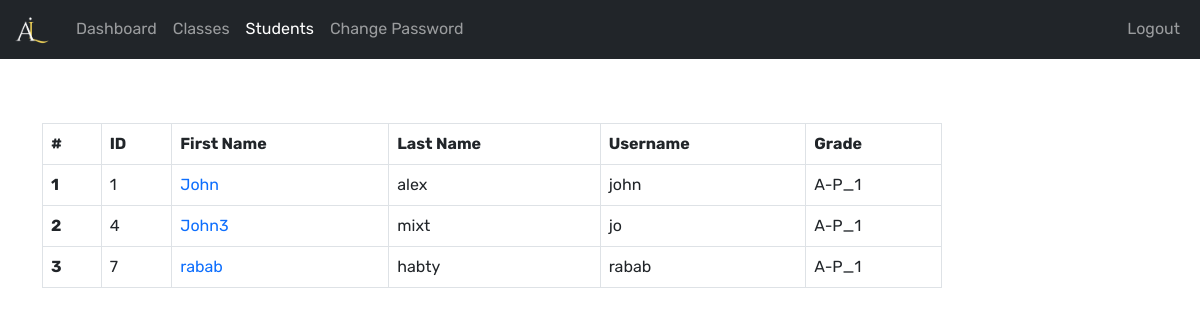
Screenshot of /Teacher/students_of_class.php?class_id=1 (signed in) with the database file from the repository.
### tables this page shows
CREATE TABLE IF NOT EXISTS `students` (
  `student_id` int(11) NOT NULL AUTO_INCREMENT,
  `username` varchar(127) NOT NULL,
  `password` varchar(255) NOT NULL,
  `fname` varchar(127) NOT NULL,
  `lname` varchar(255) NOT NULL,
  `grade` int(11) NOT NULL,
  `section` int(11) NOT NULL,
  `address` varchar(31) NOT NULL,
  `gender` varchar(7) NOT NULL,
  `email_address` varchar(255) NOT NULL,
  `date_of_birth` date NOT NULL,
  `date_of_joined` timestamp NULL DEFAULT current_timestamp(),
  `parent_fname` varchar(127) NOT NULL,
  `parent_lname` varchar(127) NOT NULL,
  `parent_phone_number` varchar(31) NOT NULL,
  PRIMARY KEY (`student_id`),
  UNIQUE KEY `username` (`username`)
);

CREATE TABLE IF NOT EXISTS `grades` (
  `grade_id` int(11) NOT NULL AUTO_INCREMENT,
  `grade` varchar(31) NOT NULL,
  `grade_code` varchar(7) NOT NULL,
  PRIMARY KEY (`grade_id`)
);

### Teacher/data/student.php (called while the page is built, shortened)
<?php
function getAllStudents($conn){
   $sql = "SELECT * FROM students";
   $stmt = $conn->prepare($sql);
   $stmt->execute();
   if ($stmt->rowCount() >= 1) {
     $students = $stmt->fetchAll();
     return $students;
   }else {
   	return 0;
   }
}

### Teacher/data/class.php (called while the page is built, shortened)
<?php
function getClassById($class_id, $conn){
   $sql = "SELECT * FROM class
           WHERE class_id=?";
   $stmt = $conn->prepare($sql);
   $stmt->execute([$class_id]);
   if ($stmt->rowCount() == 1) {
     $class = $stmt->fetch();
     return $class;
   }else {
    return 0;
   }
}

### Teacher/data/grade.php (called while the page is built, shortened)
<?php
function getGradeById($grade_id, $conn){
   $sql = "SELECT * FROM grades
           WHERE grade_id=?";
   $stmt = $conn->prepare($sql);
   $stmt->execute([$grade_id]);
   if ($stmt->rowCount() == 1) {
     $grade = $stmt->fetch();
     return $grade;
   }else {
    return 0;
   }
}

### Teacher/data/section.php (called while the page is built, shortened)
<?php
function getSectioById($section_id, $conn){
   $sql = "SELECT * FROM section
           WHERE section_id=?";
   $stmt = $conn->prepare($sql);
   $stmt->execute([$section_id]);
   if ($stmt->rowCount() == 1) {
     $section = $stmt->fetch();
     return $section;
   }else {
    return 0;
   }
}

### Teacher/students_of_class.php (the view, shortened to what this page needs)
<?php
if (isset($_SESSION['teacher_id']) &&
    isset($_SESSION['role'])) {
    if ($_SESSION['role'] == 'Teacher') {
       include "../db_connect.php";
       include "data/student.php";
       include "data/grade.php";
       include "data/class.php";
       include "data/section.php";
       $class_id = $_GET['class_id'];
       $students = getAllStudents($conn);
       $class = getClassById($class_id, $conn);
 ?>
<!DOCTYPE html>
<html lang="en">
<head>
	<link rel="stylesheet" href="https://cdn.jsdelivr.net/npm/bootstrap@5.2.0/dist/css/bootstrap.min.css">
	<link rel="stylesheet" href="../css/style.css">
  <link rel="stylesheet" href="https://cdnjs.cloudflare.com/ajax/libs/font-awesome/4.7.0/css/font-awesome.min.css">
</head>
<body>
    <?php
    include "inc/navbar.php";
        if ($students != 0) {
     ?>
  <?php $i = 0; foreach ($students as $student ) {
       $g = getGradeById($class['grade'], $conn);
       $s = getSectioById($class['section'], $conn);
       if ($g['grade_id'] == $student['grade'] && $s['section_id'] == $student['section']) { $i++;
       if ($i == 1) {
    ?>
        <div class="container mt-5">
           <div class="table-responsive">
              <table class="table table-bordered mt-3 n-table">
                <thead>
                  <tr>
                    <th scope="col">#</th>
                    <th scope="col">ID</th>
                    <th scope="col">First Name</th>
                    <th scope="col">Last Name</th>
                    <th scope="col">Username</th>
                    <th scope="col">Grade</th>
                  </tr>
                </thead>
                <tbody>
              <?php } ?>
                  <tr>
                    <th scope="row"><?=$i?></th>
                    <td><?=$student['student_id']?></td>
                    <td>
                      <a href="student-grade.php?student_id=<?=$student['student_id']?>">
                        <?=$student['fname']?>
                      </a>
                    </td>
                    <td><?=$student['lname']?></td>
                    <td><?=$student['username']?></td>
                    <td>
                      <?php
                           $grade = $student['grade'];
                           $g_temp = getGradeById($grade, $conn);
                           if ($g_temp != 0) {
                              echo $g_temp['grade_code'].'-'.
                                     $g_temp['grade'];
                            }
                        ?>
                    </td>
                  </tr>
                <?php } } ?>
                </tbody>
              </table>
           </div>
         <?php } ?>
     </div>
</body>
</html>
<?php
  }else {
    header("Location: ../login.php");
    exit;
  }
}else {
	header("Location: ../login.php");
	exit;
}
?>

### css/style.css (style rules this page uses)
:root { --primary: #130d2c; --light: #fff; --warning: #96405b; }
* { margin: 0; padding: 0; }
body { font-family: 'Rubik', sans-serif; }
a { text-decoration: none !important; }
.n-table { max-width: 900px; }

### rows the page displays
students: shows "ID", student_id "1", fname "John", lname "alex", username "john", grades.grade_code "A", grades.grade "P_1"
students: student_id "4", fname "John3", lname "mixt", username "jo", grades.grade_code "A", grades.grade "P_1"
students: student_id "7", fname "rabab", lname "habty", username "rabab", grades.grade_code "A", grades.grade "P_1"
